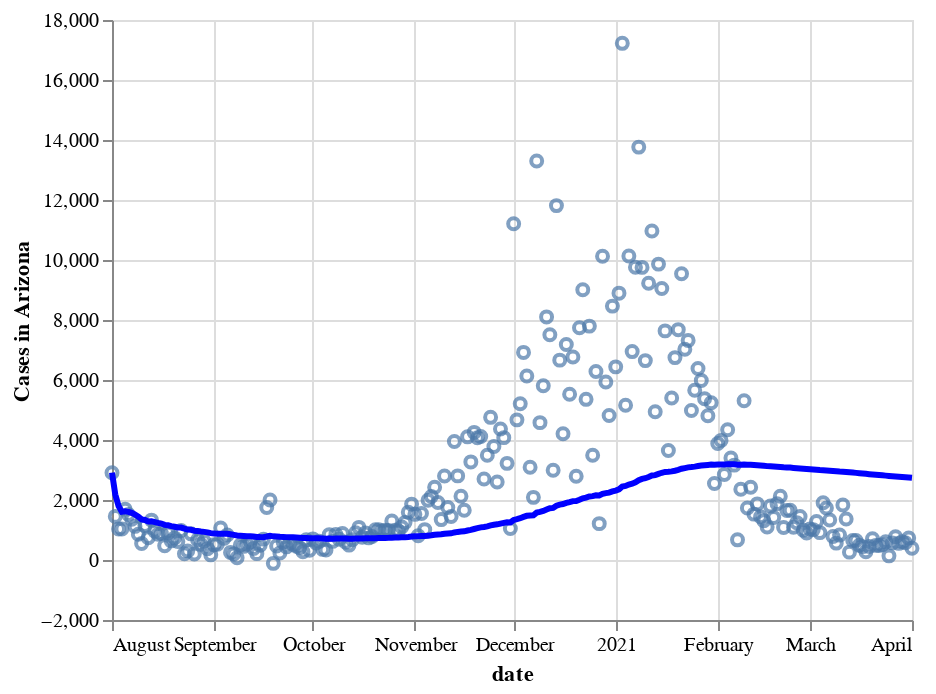

Write notebook code for a chart like this one.
### Code cell
# fig, ax = plt.subplots(1, 1, figsize=(12,6))
import altair as alt
selected_data=data.loc[data['state']=='Arizona']   
line = alt.Chart(selected_data).mark_line(
color='blue',
size=3
).transform_window(
    rolling_mean='mean(cases)',
    
).encode(
    x='date:T',
    y='rolling_mean:Q'
)

points = alt.Chart(selected_data).mark_point().encode(
    x='date:T',
    y=alt.Y('cases:Q',
            axis=alt.Axis(title='Cases in Arizona'))
)

points + line

### Figure 1 — Vega-Lite specification as saved in the notebook (floating-point values rounded to 4 significant figures; data arrays with more than 128 entries replaced by an {"elided": "..."} marker saying what was removed)
{"config": {"view": {"continuousWidth": 400, "continuousHeight": 300}}, "layer": [{"mark": "point", "encoding": {"x": {"field": "date", "type": "temporal"}, "y": {"axis": {"title": "Cases in Arizona"}, "field": "cases", "type": "quantitative"}}}, {"mark": {"type": "line", "color": "blue", "size": 3}, "encoding": {"x": {"field": "date", "type": "temporal"}, "y": {"field": "rolling_mean", "type": "quantitative"}}, "transform": [{"window": [{"op": "mean", "field": "cases", "as": "rolling_mean"}]}]}], "data": {"name": "data-0e6825788ffcc964c8edaef5e2f5f599"}, "$schema": "https://vega.github.io/schema/vega-lite/v4.17.0.json", "datasets": {"data-0e6825788ffcc964c8edaef5e2f5f599": {"elided": "244 records"}}}
